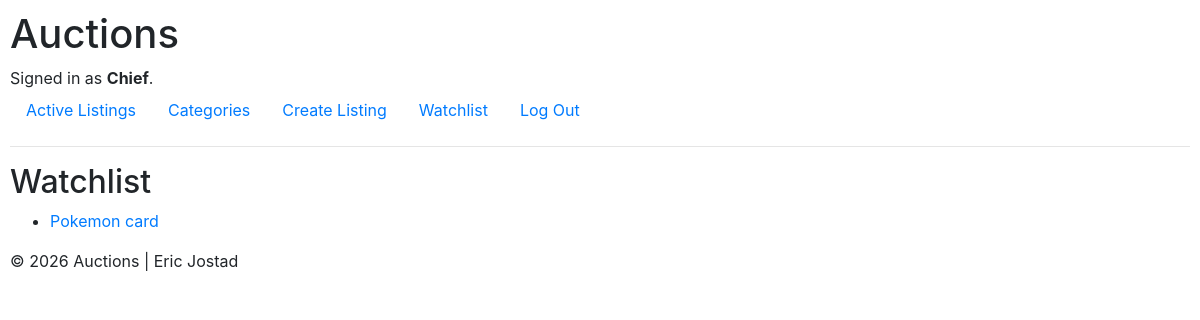
Before: /watchlist (signed in) with the older database file.
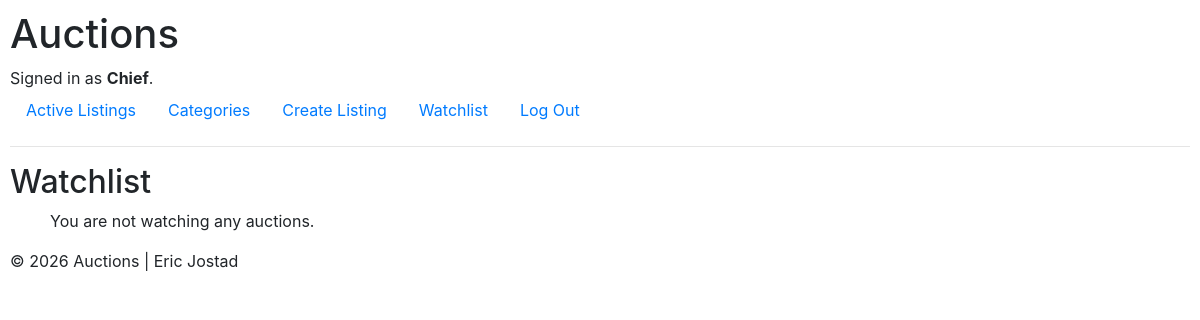
After: the same page with the newer database file.
### auctions/models.py (models this page shows)
class Watchlist(models.Model):
    user = models.ForeignKey(User, on_delete=models.CASCADE)
    auction = models.ForeignKey(Auction, on_delete=models.CASCADE)

class Auction(models.Model):
    user = models.ForeignKey(User, on_delete=models.CASCADE)
    title = models.CharField(max_length=150)
    description = models.TextField(
        validators=[MinLengthValidator(20), MaxLengthValidator(1000)])
    starting_bid = models.DecimalField(
        max_digits=10, decimal_places=2, validators=[MinValueValidator(Decimal("0.01"))])
    image_url = models.URLField(blank=True)
    category = models.CharField(
        max_length=64)

### auctions/views.py (the view, shortened to what this page needs)
# urls.py: path("watchlist", views.watchlist, name="watchlist"),
def watchlist(request):
    add_item = request.POST.get("add")
    remove_item = request.POST.get("remove")
    watching = Watchlist.objects.filter(user=request.user)
    return render(request, "auctions/watchlist.html", {
        "watching": watching
    })

### auctions/templates/auctions/watchlist.html (shortened to what this page needs)
{% extends "auctions/layout.html" %}
{% block body %}
    <h2>Watchlist</h2>
    <ul>
    {% if watching %}
        {% for item in watching %}
            <li>
                <a href="{% url 'auctions:listing' item.auction.id item.auction.title %}">{{ item.auction.title }}</a>
            </li>
        {% endfor %}
    {% else %}
        <p>You are not watching any auctions.</p>
    {% endif %}
    </ul>
{% endblock %}

Changed rows visible on the page:
removed Watchlist: auction "Pokemon card"
Other visible differences:
text now shown: "You are not watching any auctions."
